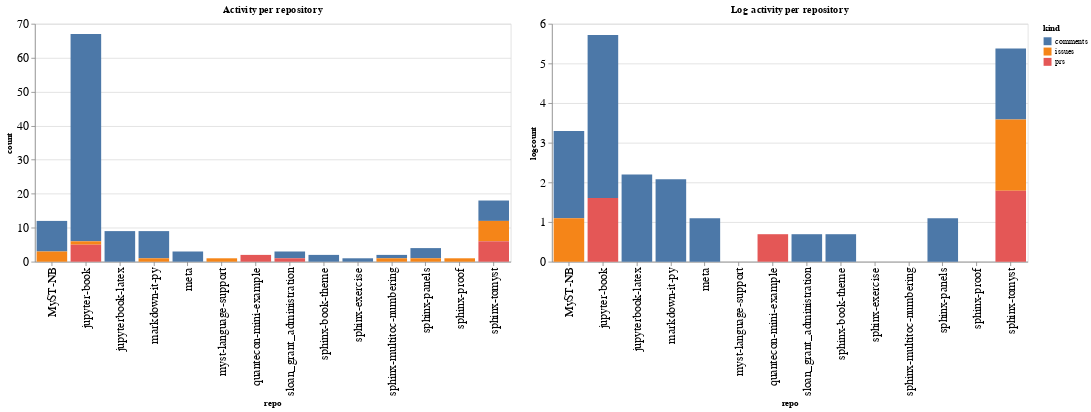

The cell this chart's notebook holds for it:
### Code cell
ch1 = alt.Chart(repo_summaries, width=600, title="Activity per repository").mark_bar().encode(
    x='repo',
    y='count',
    color='kind',
    tooltip="kind"
)

ch2 = alt.Chart(repo_summaries, width=600, title="Log activity per repository").mark_bar().encode(
    x='repo',
    y='logcount',
    color='kind',
    tooltip="kind"
)

ch1 | ch2

### Figure 1 — Vega-Lite specification as saved in the notebook (floating-point values rounded to 4 significant figures)
{"config": {"axisLeft": {"labelFontSize": 15}, "axisBottom": {"labelFontSize": 15}}, "hconcat": [{"mark": "bar", "encoding": {"color": {"type": "nominal", "field": "kind"}, "tooltip": {"type": "nominal", "field": "kind"}, "x": {"type": "nominal", "field": "repo"}, "y": {"type": "quantitative", "field": "count"}}, "title": "Activity per repository", "width": 600}, {"mark": "bar", "encoding": {"color": {"type": "nominal", "field": "kind"}, "tooltip": {"type": "nominal", "field": "kind"}, "x": {"type": "nominal", "field": "repo"}, "y": {"type": "quantitative", "field": "logcount"}}, "title": "Log activity per repository", "width": 600}], "data": {"name": "data-d4505c3849e626f6328f7b21b1f28c32"}, "$schema": "https://vega.github.io/schema/vega-lite/v4.8.1.json", "datasets": {"data-d4505c3849e626f6328f7b21b1f28c32": [{"repo": "MyST-NB", "kind": "comments", "count": 9, "logcount": 2.197}, {"repo": "MyST-NB", "kind": "issues", "count": 3, "logcount": 1.099}, {"repo": "jupyter-book", "kind": "comments", "count": 61, "logcount": 4.111}, {"repo": "jupyter-book", "kind": "issues", "count": 1, "logcount": 0.0}, {"repo": "jupyter-book", "kind": "prs", "count": 5, "logcount": 1.609}, {"repo": "jupyterbook-latex", "kind": "comments", "count": 9, "logcount": 2.197}, {"repo": "markdown-it-py", "kind": "comments", "count": 8, "logcount": 2.079}, {"repo": "markdown-it-py", "kind": "issues", "count": 1, "logcount": 0.0}, {"repo": "meta", "kind": "comments", "count": 3, "logcount": 1.099}, {"repo": "myst-language-support", "kind": "issues", "count": 1, "logcount": 0.0}, {"repo": "quantecon-mini-example", "kind": "prs", "count": 2, "logcount": 0.6931}, {"repo": "sloan_grant_administration", "kind": "comments", "count": 2, "logcount": 0.6931}, {"repo": "sloan_grant_administration", "kind": "prs", "count": 1, "logcount": 0.0}, {"repo": "sphinx-book-theme", "kind": "comments", "count": 2, "logcount": 0.6931}, {"repo": "sphinx-exercise", "kind": "comments", "count": 1, "logcount": 0.0}, {"repo": "sphinx-multitoc-numbering", "kind": "comments", "count": 1, "logcount": 0.0}, {"repo": "sphinx-multitoc-numbering", "kind": "issues", "count": 1, "logcount": 0.0}, {"repo": "sphinx-panels", "kind": "comments", "count": 3, "logcount": 1.099}, {"repo": "sphinx-panels", "kind": "issues", "count": 1, "logcount": 0.0}, {"repo": "sphinx-proof", "kind": "issues", "count": 1, "logcount": 0.0}, {"repo": "sphinx-tomyst", "kind": "comments", "count": 6, "logcount": 1.792}, {"repo": "sphinx-tomyst", "kind": "issues", "count": 6, "logcount": 1.792}, {"repo": "sphinx-tomyst", "kind": "prs", "count": 6, "logcount": 1.792}]}}
